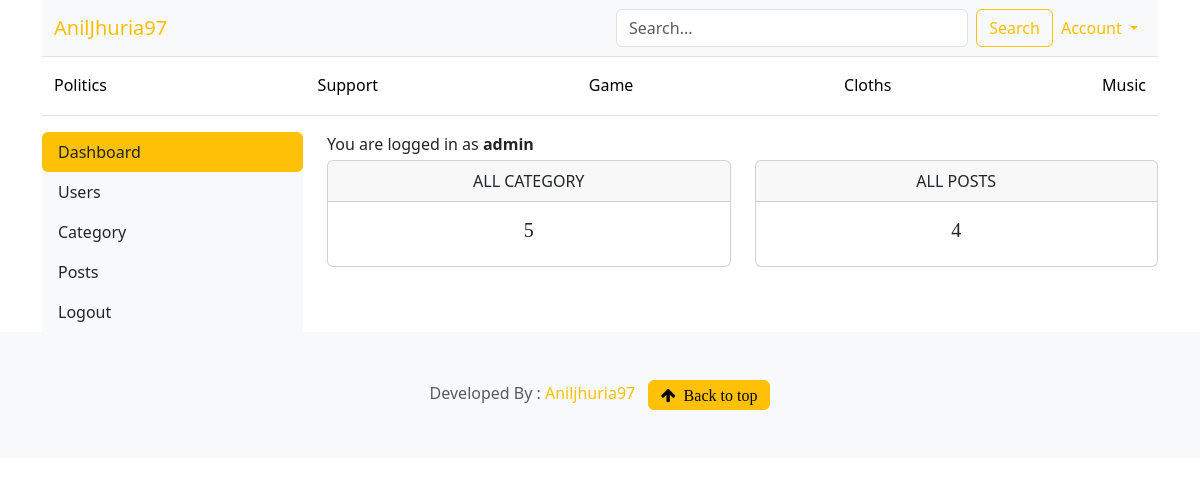
Page /dashboard/ (signed in) on the earlier database version.
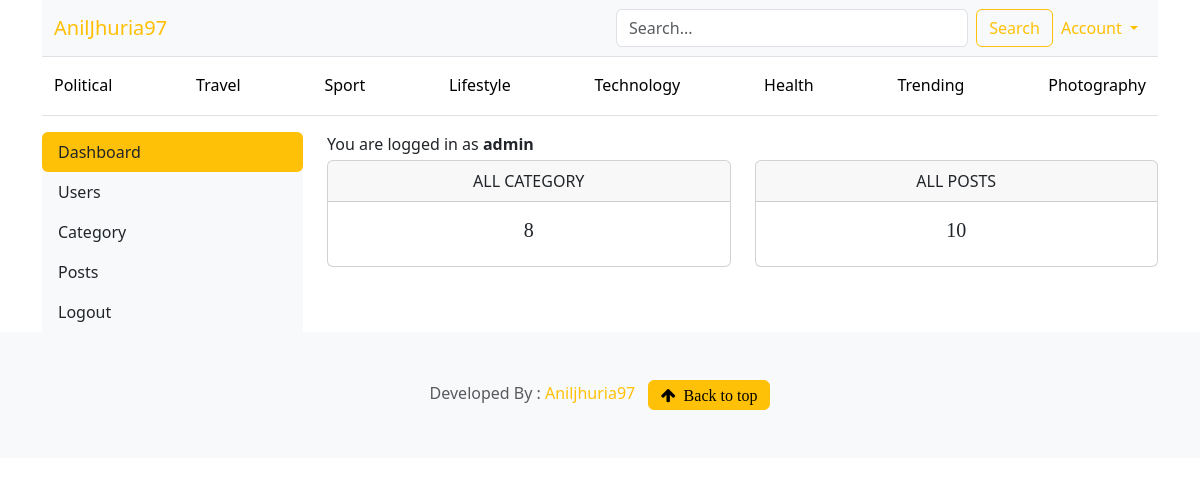
Same page on the later database version.
### blogs/models.py (models this page shows)
class Category(models.Model):
    category_name=models.CharField(max_length=50,unique=True)
    created_at=models.DateTimeField(auto_now_add=True)
    updated_at=models.DateTimeField(auto_now=True)
    class Meta:
        verbose_name_plural='Categories'
    def __str__(self):
        return self.category_name

### dashboards/views.py (the view)
# urls.py: path('dashboard/',include('dashboards.urls')),
@login_required(login_url='login')
def dashboard(request):
    category_count=Category.objects.all().count()
    blog_count=Blog.objects.all().count()
    context={
        'category_count':category_count,
        'blog_count':blog_count
    }
    return render(request,'dashboard/dashboard.html',context)

### blogs/context_processors.py (called while the page is built)
def get_categories(request):
    categories = Category.objects.annotate(
            post_count=Count('blog')   # related_name ya default blog_set
        ).order_by('-post_count')[:8]
    return dict(categories=categories)

def get_blog_month(request):
    months = Blog.objects.dates('created_at', 'month', order='DESC')
    return dict(blog_month=months)

### templates/dashboard/dashboard.html
{% extends 'base.html' %}
{% block content %}
{% include 'dashboard/sidebar.html' %}
    <div class="col-md-9">
       You are logged in as <b>{{ user }}</b>
        <div class="row mt-1">
            <div class="col">
                <div class="card border-default mb-3">
                    <div class="card-header text-center text-uppercase font-weight-bold">All Category</div>
                    <div class="card-body text-dark">
                        <h5 class="card-title text-center">{{ category_count }}</h5>
                    </div>
                </div>
            </div>
            <div class="col">
                <div class="card border-default mb-3">
                    <div class="card-header text-center text-uppercase font-weight-bold">All Posts</div>
                    <div class="card-body text-dark">
                        <h5 class="card-title text-center">{{ blog_count}}</h5>
                    </div>
                </div>
            </div>
        </div>
    </div>
</div>
{% endblock  %}

### templates/base.html (shortened to what this page needs)
{% load static %}
<!doctype html>
<html lang="en" data-bs-theme="auto">
<head>
    <link href="{% static 'css/bootstrap.min.css' %} " rel="stylesheet" />
    <link href="{% static 'css/blog.css' %} " rel="stylesheet" />
    <link href="{% static 'css/custom.css' %}" rel="stylesheet" />
    <link rel="stylesheet" href="https://cdnjs.cloudflare.com/ajax/libs/font-awesome/4.7.0/css/font-awesome.min.css">
    <link rel="stylesheet" href="https://cdn.jsdelivr.net/npm/swiper/swiper-bundle.min.css"/>
</head>
<body>
    <div class="container">
        <nav class="navbar navbar-expand-lg navbar-light bg-light border-bottom">
            <div class="container-fluid">
                <a class="navbar-brand col-lg-6" href="/">AnilJhuria97</a>
                <div class="collapse navbar-collapse" id="navbarContent">
                <form class="d-flex my-2 my-lg-0 w-100" action="{% url 'search' %}" method="get">
                    <input class="form-control me-2" type="text" name="keyword" placeholder="Search...">
                    <button class="btn btn-outline-warning" type="submit">Search</button>
                </form>
                <ul class="navbar-nav ms-auto mt-2 mt-lg-0">
                    <li class="nav-item dropdown">
                    <a class="nav-link dropdown-toggle btn btn-outline-warning"
                        href="#" data-bs-toggle="dropdown">
                        Account
                    </a>
                    </li>
                </ul>
                </div>
            </div>
            </nav>
            <div class="border-bottom d-none d-lg-block">
                <div class="container-fluid">
                    <nav class="nav nav-underline py-2 justify-content-between">
                    {% for cat in categories %}
                        <a class="nav-link link-body-emphasis"
                        href="{% url 'posts_by_category' cat.id %}">
                        {{ cat }}
                        </a>
                    {% endfor %}
                    </nav>
                </div>
            </div>
        <div class="mt-3">
            {% block content %}
            {% endblock %}
        </div>
    </div>
  <footer class="py-5 text-center text-body-secondary bg-body-tertiary">
        <p class="mb-0">Developed By :
            <a class="text-warning font-weight-bold" href="https://mail.google.com/mail/?view=cm&fs=1&to=aniljhuria97@gmail.com" target="_blank">
                Aniljhuria97
            </a> &nbsp;
            <a href="#"><i class="fa fa-arrow-up btn btn-warning">&nbsp; Back to top</i> </a></p>
    </footer>
</body>
</html>

Differences in the rows shown:
changed Category: category_name "Politics" → "Political"
changed Category: category_name "Support" → "Travel"
changed Category: category_name "Game" → "Sport"
changed Category: category_name "Cloths" → "Lifestyle"
changed Category: category_name "Music" → "Technology"
added Category: category_name "Health"
added Category: category_name "Trending"
added Category: category_name "Photography"
Other differences:
{{ category_count }}: "5" → "8"
{{ blog_count }}: "4" → "10"
